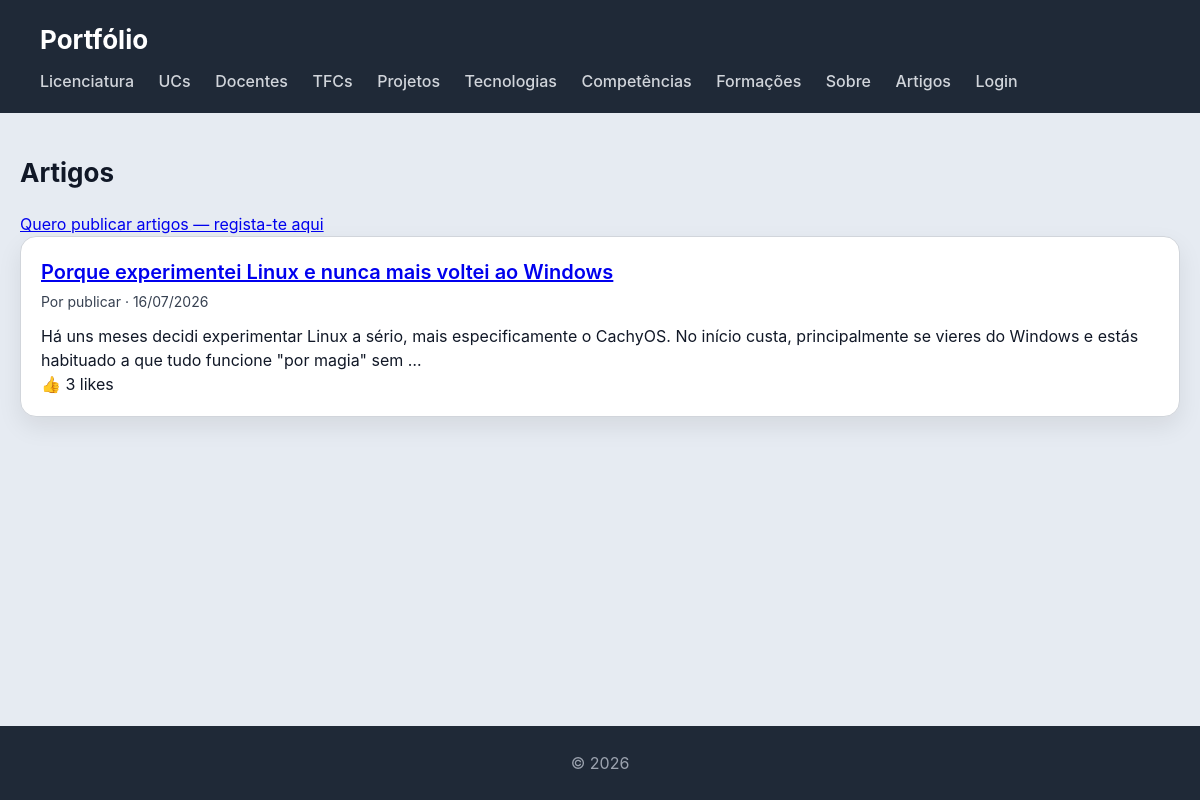
The app's page /artigos/ with its own data.
### artigos/models.py (models this page shows, shortened)
class Artigo(models.Model):
    titulo = models.CharField(max_length=200)
    texto = models.TextField()
    fotografia = models.ImageField(upload_to="artigos/", blank=True, null=True)
    link_externo = models.URLField(blank=True)
    data_criacao = models.DateTimeField(auto_now_add=True)
    autor = models.ForeignKey(User, on_delete=models.CASCADE, related_name="artigos")
    likes = models.IntegerField(default=0)
    dislikes = models.IntegerField(default=0)

### artigos/views.py (the view)
# urls.py: path("", views.artigos_view, name="artigos_view"),
def artigos_view(request):
    artigos = Artigo.objects.select_related("autor").order_by("-data_criacao")
    return render(request, "artigos/artigos.html", {"artigos": artigos})

### portfolio/context_processors.py (called while the page is built)
def is_gestor(request):
    context = {"is_gestor": False, "is_autor": False}
    if request.user.is_authenticated:
        context["is_gestor"] = request.user.groups.filter(name="gestor-portfolio").exists()
        context["is_autor"] = request.user.groups.filter(name="autores").exists()
    return context

### artigos/templates/artigos/artigos.html (shortened to what this page needs)
{% extends "portfolio/base.html" %}
{% block content %}
<h2>Artigos</h2>
{% if is_autor %}
<p><a href="{% url 'artigo_create_view' %}">+ Novo Artigo</a></p>
{% else %}
<p><a href="{% url 'artigos_registo_view' %}">Quero publicar artigos — regista-te aqui</a></p>
{% endif %}
<section>
    {% for artigo in artigos %}
    <article>
        <header>
            <h3><a href="{% url 'artigo_view' artigo.id %}">{{ artigo.titulo }}</a></h3>
            <p>Por {{ artigo.autor.username }} · {{ artigo.data_criacao|date:"d/m/Y" }}</p>
        </header>
        <p>{{ artigo.texto|truncatewords:30 }}</p>
        <p>👍 {{ artigo.likes }} likes</p>
    </article>
    {% endfor %}
</section>
{% endblock %}

### portfolio/static/portfolio/styles.css (style rules this page uses)
* { box-sizing: border-box; margin: 0; padding: 0; }
html, body { height: 100%; }
body { font-family: "Inter", "Segoe UI", system-ui, -apple-system, sans-serif; background: #e6ebf2; color: #111827; line-height: 1.5; display: flex; flex-direction: column; }
h2 { margin-bottom: 20px; font-size: 26px; }
section { width: 100%; }
section > article { background: white; padding: 20px; border-radius: 16px; border: 1px solid #d1d5db; box-shadow: 0 10px 25px rgba(0,0,0,0.08); transition: all 0.25s ease; margin-bottom: 20px; width: 100%; }
article > header { margin-bottom: 12px; }
article > header > h3 { font-size: 20px; font-weight: 600; margin-bottom: 4px; }
article > header > p { font-size: 14px; color: #374151; }

### records on screen
Artigo: titulo "Porque experimentei Linux e nunca mais voltei ao Windows", autor.username "publicar", data_criacao "16/07/2026", texto "Há uns meses decidi experimentar Linux a sério, mais especificamente o CachyOS. No início custa, principalmente se vieres do Windows e estás habituado a que tudo funcione \"por magia\" sem …", likes "3"
